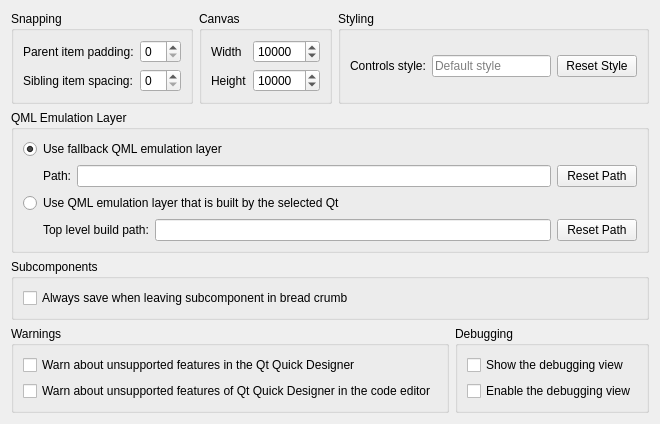
<?xml version="1.0" encoding="UTF-8"?>
<ui version="4.0">
 <class>QmlDesigner::Internal::SettingsPage</class>
 <widget class="QWidget" name="QmlDesigner::Internal::SettingsPage">
  <property name="geometry">
   <rect>
    <x>0</x>
    <y>0</y>
    <width>601</width>
    <height>389</height>
   </rect>
  </property>
  <property name="windowTitle">
   <string>Form</string>
  </property>
  <layout class="QVBoxLayout" name="verticalLayout_3">
   <item>
    <layout class="QHBoxLayout" name="horizontalLayout">
     <item>
      <widget class="QGroupBox" name="groupBox_3">
       <property name="title">
        <string>Snapping</string>
       </property>
       <layout class="QGridLayout" name="gridLayout">
        <item row="1" column="1">
         <widget class="QSpinBox" name="spinItemSpacing">
          <property name="maximum">
           <number>50</number>
          </property>
         </widget>
        </item>
        <item row="0" column="0">
         <widget class="QLabel" name="snapMarginLabel">
          <property name="text">
           <string>Parent item padding:</string>
          </property>
         </widget>
        </item>
        <item row="0" column="1">
         <widget class="QSpinBox" name="spinSnapMargin">
          <property name="maximum">
           <number>10</number>
          </property>
         </widget>
        </item>
        <item row="1" column="0">
         <widget class="QLabel" name="itemSpacingLabel">
          <property name="text">
           <string>Sibling item spacing:</string>
          </property>
         </widget>
        </item>
       </layout>
      </widget>
     </item>
     <item>
      <widget class="QGroupBox" name="groupBox">
       <property name="title">
        <string>Canvas</string>
       </property>
       <layout class="QGridLayout" name="gridLayout_2">
        <item row="0" column="0">
         <widget class="QLabel" name="canvasWidthLabel">
          <property name="text">
           <string>Width</string>
          </property>
         </widget>
        </item>
        <item row="1" column="0">
         <widget class="QLabel" name="canvasHeightLabel">
          <property name="text">
           <string>Height</string>
          </property>
         </widget>
        </item>
        <item row="1" column="1">
         <widget class="QSpinBox" name="spinCanvasHeight">
          <property name="maximum">
           <number>100000</number>
          </property>
          <property name="singleStep">
           <number>100</number>
          </property>
          <property name="value">
           <number>10000</number>
          </property>
         </widget>
        </item>
        <item row="0" column="1">
         <widget class="QSpinBox" name="spinCanvasWidth">
          <property name="maximum">
           <number>100000</number>
          </property>
          <property name="singleStep">
           <number>100</number>
          </property>
          <property name="value">
           <number>10000</number>
          </property>
         </widget>
        </item>
       </layout>
      </widget>
     </item>
     <item>
      <widget class="QGroupBox" name="groupBox_7">
       <property name="minimumSize">
        <size>
         <width>0</width>
         <height>0</height>
        </size>
       </property>
       <property name="title">
        <string>Styling</string>
       </property>
       <layout class="QHBoxLayout" name="horizontalLayout_6">
        <item>
         <widget class="QLabel" name="label_3">
          <property name="text">
           <string>Controls style:</string>
          </property>
         </widget>
        </item>
        <item>
         <widget class="QLineEdit" name="styleLineEdit">
          <property name="placeholderText">
           <string>Default style</string>
          </property>
         </widget>
        </item>
        <item>
         <widget class="QPushButton" name="resetStyle">
          <property name="text">
           <string>Reset Style</string>
          </property>
         </widget>
        </item>
       </layout>
      </widget>
     </item>
    </layout>
   </item>
   <item>
    <widget class="QGroupBox" name="groupBox_6">
     <property name="title">
      <string>QML Emulation Layer</string>
     </property>
     <layout class="QVBoxLayout" name="verticalLayout">
      <item>
       <widget class="QRadioButton" name="useDefaultPuppetRadioButton">
        <property name="toolTip">
         <string>If you select this radio button, Qt Quick Designer always uses the QML emulation layer (QML Puppet) located at the following path.</string>
        </property>
        <property name="text">
         <string>Use fallback QML emulation layer</string>
        </property>
        <property name="checked">
         <bool>true</bool>
        </property>
       </widget>
      </item>
      <item>
       <layout class="QHBoxLayout" name="horizontalLayout_4">
        <item>
         <widget class="QLabel" name="label_2">
          <property name="text">
           <string>Path:</string>
          </property>
          <property name="indent">
           <number>20</number>
          </property>
         </widget>
        </item>
        <item>
         <widget class="Utils::PathChooser" name="fallbackPuppetPathLineEdit">
          <property name="enabled">
           <bool>true</bool>
          </property>
          <property name="toolTip">
           <string>Path where Qt Creator can find the QML emulation layer executable (qmlpuppet).</string>
          </property>
         </widget>
        </item>
        <item>
         <widget class="QPushButton" name="resetFallbackPuppetPathButton">
          <property name="toolTip">
           <string>Resets the path to the QML emulation layer that comes with Qt Creator.</string>
          </property>
          <property name="text">
           <string>Reset Path</string>
          </property>
         </widget>
        </item>
       </layout>
      </item>
      <item>
       <widget class="QRadioButton" name="useQtRelatedPuppetRadioButton">
        <property name="text">
         <string>Use QML emulation layer that is built by the selected Qt</string>
        </property>
       </widget>
      </item>
      <item>
       <layout class="QHBoxLayout" name="horizontalLayout_3">
        <item>
         <widget class="QLabel" name="label">
          <property name="text">
           <string>Top level build path:</string>
          </property>
          <property name="indent">
           <number>20</number>
          </property>
         </widget>
        </item>
        <item>
         <widget class="Utils::PathChooser" name="puppetBuildPathLineEdit">
          <property name="enabled">
           <bool>true</bool>
          </property>
         </widget>
        </item>
        <item>
         <widget class="QPushButton" name="resetQmlPuppetBuildPathButton">
          <property name="text">
           <string>Reset Path</string>
          </property>
         </widget>
        </item>
       </layout>
      </item>
     </layout>
    </widget>
   </item>
   <item>
    <widget class="QGroupBox" name="groupBox_5">
     <property name="minimumSize">
      <size>
       <width>0</width>
       <height>0</height>
      </size>
     </property>
     <property name="title">
      <string>Subcomponents</string>
     </property>
     <layout class="QVBoxLayout" name="verticalLayout_2">
      <item>
       <widget class="QCheckBox" name="checkBox">
        <property name="text">
         <string>Always save when leaving subcomponent in bread crumb</string>
        </property>
       </widget>
      </item>
     </layout>
    </widget>
   </item>
   <item>
    <layout class="QHBoxLayout" name="horizontalLayout_2">
     <item>
      <widget class="QGroupBox" name="groupBox_2">
       <property name="sizePolicy">
        <sizepolicy hsizetype="Preferred" vsizetype="Preferred">
         <horstretch>0</horstretch>
         <verstretch>0</verstretch>
        </sizepolicy>
       </property>
       <property name="title">
        <string>Warnings</string>
       </property>
       <layout class="QGridLayout" name="gridLayout_3">
        <item row="0" column="0">
         <widget class="QCheckBox" name="designerWarningsCheckBox">
          <property name="toolTip">
           <string>Warns about QML features that are not properly supported by the Qt Quick Designer.</string>
          </property>
          <property name="text">
           <string>Warn about unsupported features in the Qt Quick Designer</string>
          </property>
         </widget>
        </item>
        <item row="1" column="0">
         <widget class="QCheckBox" name="designerWarningsInEditorCheckBox">
          <property name="toolTip">
           <string>Also warns in the code editor about QML features that are not properly supported by the Qt Quick Designer.</string>
          </property>
          <property name="text">
           <string>Warn about unsupported features of Qt Quick Designer in the code editor</string>
          </property>
         </widget>
        </item>
       </layout>
      </widget>
     </item>
     <item>
      <widget class="QGroupBox" name="groupBox_4">
       <property name="title">
        <string>Debugging</string>
       </property>
       <layout class="QGridLayout" name="gridLayout_4">
        <item row="0" column="0">
         <widget class="QCheckBox" name="designerShowDebuggerCheckBox">
          <property name="text">
           <string>Show the debugging view</string>
          </property>
         </widget>
        </item>
        <item row="1" column="0">
         <widget class="QCheckBox" name="designerEnableDebuggerCheckBox">
          <property name="text">
           <string>Enable the debugging view</string>
          </property>
         </widget>
        </item>
        <item row="0" column="1">
         <spacer name="horizontalSpacer_2">
          <property name="orientation">
           <enum>Qt::Horizontal</enum>
          </property>
          <property name="sizeHint" stdset="0">
           <size>
            <width>40</width>
            <height>20</height>
           </size>
          </property>
         </spacer>
        </item>
        <item row="1" column="1">
         <spacer name="horizontalSpacer_3">
          <property name="orientation">
           <enum>Qt::Horizontal</enum>
          </property>
          <property name="sizeHint" stdset="0">
           <size>
            <width>40</width>
            <height>20</height>
           </size>
          </property>
         </spacer>
        </item>
       </layout>
      </widget>
     </item>
    </layout>
   </item>
   <item>
    <spacer name="verticalSpacer">
     <property name="orientation">
      <enum>Qt::Vertical</enum>
     </property>
     <property name="sizeHint" stdset="0">
      <size>
       <width>0</width>
       <height>0</height>
      </size>
     </property>
    </spacer>
   </item>
  </layout>
 </widget>
 <customwidgets>
  <customwidget>
   <class>Utils::PathChooser</class>
   <extends>QLineEdit</extends>
   <header location="global">utils/pathchooser.h</header>
  </customwidget>
 </customwidgets>
 <resources/>
 <connections/>
</ui>
